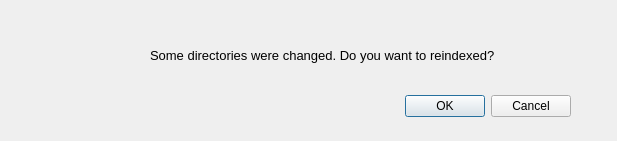
<?xml version="1.0" encoding="UTF-8"?>
<ui version="4.0">
 <class>DeleteWindow</class>
 <widget class="QDialog" name="DeleteWindow">
  <property name="geometry">
   <rect>
    <x>0</x>
    <y>0</y>
    <width>617</width>
    <height>141</height>
   </rect>
  </property>
  <property name="windowTitle">
   <string>Dialog</string>
  </property>
  <widget class="QDialogButtonBox" name="buttonBox">
   <property name="geometry">
    <rect>
     <x>230</x>
     <y>90</y>
     <width>341</width>
     <height>32</height>
    </rect>
   </property>
   <property name="orientation">
    <enum>Qt::Horizontal</enum>
   </property>
   <property name="standardButtons">
    <set>QDialogButtonBox::Cancel|QDialogButtonBox::Ok</set>
   </property>
  </widget>
  <widget class="QLabel" name="label">
   <property name="geometry">
    <rect>
     <x>150</x>
     <y>30</y>
     <width>451</width>
     <height>51</height>
    </rect>
   </property>
   <property name="font">
    <font>
     <pointsize>10</pointsize>
    </font>
   </property>
   <property name="acceptDrops">
    <bool>true</bool>
   </property>
   <property name="text">
    <string>Some directories were changed. Do you want to reindexed?</string>
   </property>
  </widget>
  <widget class="QLabel" name="label_2">
   <property name="geometry">
    <rect>
     <x>50</x>
     <y>30</y>
     <width>51</width>
     <height>51</height>
    </rect>
   </property>
   <property name="text">
    <string/>
   </property>
   <property name="pixmap">
    <pixmap resource="resource.qrc">:/img/icons8-warning-shield-48.png</pixmap>
   </property>
  </widget>
 </widget>
 <resources>
  <include location="resource.qrc"/>
 </resources>
 <connections>
  <connection>
   <sender>buttonBox</sender>
   <signal>accepted()</signal>
   <receiver>DeleteWindow</receiver>
   <slot>accept()</slot>
   <hints>
    <hint type="sourcelabel">
     <x>248</x>
     <y>254</y>
    </hint>
    <hint type="destinationlabel">
     <x>157</x>
     <y>274</y>
    </hint>
   </hints>
  </connection>
  <connection>
   <sender>buttonBox</sender>
   <signal>rejected()</signal>
   <receiver>DeleteWindow</receiver>
   <slot>reject()</slot>
   <hints>
    <hint type="sourcelabel">
     <x>316</x>
     <y>260</y>
    </hint>
    <hint type="destinationlabel">
     <x>286</x>
     <y>274</y>
    </hint>
   </hints>
  </connection>
 </connections>
</ui>
